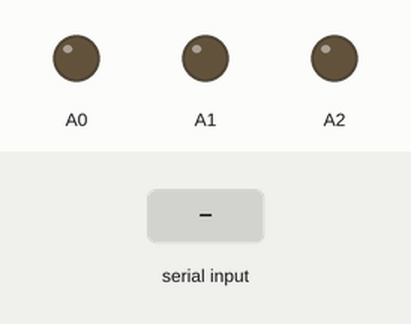
Simulated run of this sketch. Board: Arduino Uno, built with avr-gcc and run on an emulated ATmega328P. On the bench: output pins drawn as LEDs (lit = HIGH). Inputs (shaded band) come from the test bench.

Above: at 1.2 s.
1.3 s: "a" received over Serial
At 2.5 s:
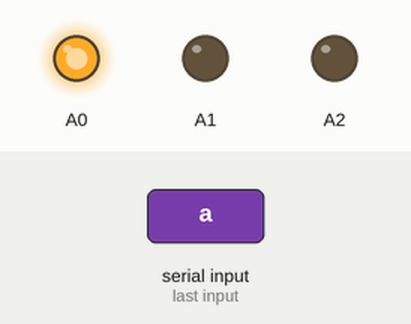
2.8 s: "s" received over Serial
At 3.7 s:
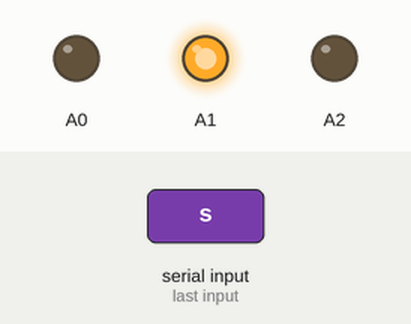
4.3 s: "d" received over Serial
At 4.9 s:
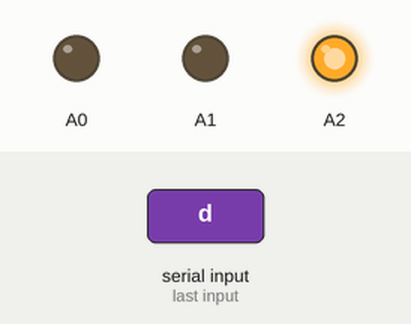
5.8 s: "f" received over Serial
At 7.2 s:
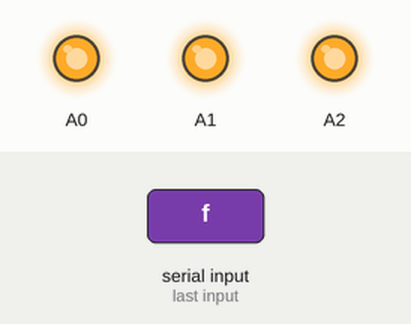
Timing chart, 0 to 8.3 s (numbered marks = the images above; inputs shaded):
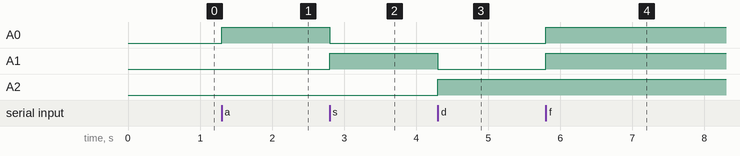

Measured:
- after the input at 1.3 s, A0: LOW → HIGH at once
- after the input at 2.8 s, A0: HIGH → LOW at once; A1: LOW → HIGH at once
- after the input at 4.3 s, A1: HIGH → LOW at once; A2: LOW → HIGH at once
- after the input at 5.8 s, A0, A1: LOW → HIGH at once

The sketch:

Lab2-3.ino
```cpp
void setup() {
  pinMode(A0, OUTPUT);
  pinMode(A1, OUTPUT);
  pinMode(A2, OUTPUT);

  Serial.begin(9600); // Initialize serial communication
}

void loop() {
  if (Serial.available() > 0) {
    char key = Serial.read();
    if (key == 'a') {
      analogWrite(A0, 255); // Set A0 to maximum brightness
      analogWrite(A1, 0);   // Set A1 to minimum brightness
      analogWrite(A2, 0);   // Set A2 to minimum brightness
      delay(500);
    } else if (key == 's') {
      analogWrite(A0, 0);   // Set A0 to minimum brightness
      analogWrite(A1, 255); // Set A1 to maximum brightness
      analogWrite(A2, 0);   // Set A2 to minimum brightness
      delay(500);
    } else if (key == 'd') {
      analogWrite(A0, 0);   // Set A0 to minimum brightness
      analogWrite(A1, 0);   // Set A1 to minimum brightness
      analogWrite(A2, 255); // Set A2 to maximum brightness
      delay(500);
    } else if (key == 'f') {
      analogWrite(A0, 255); // Set A0 to maximum brightness
      analogWrite(A1, 255); // Set A1 to maximum brightness
      analogWrite(A2, 255); // Set A2 to maximum brightness
      delay(500);
    }
  }
}
```
